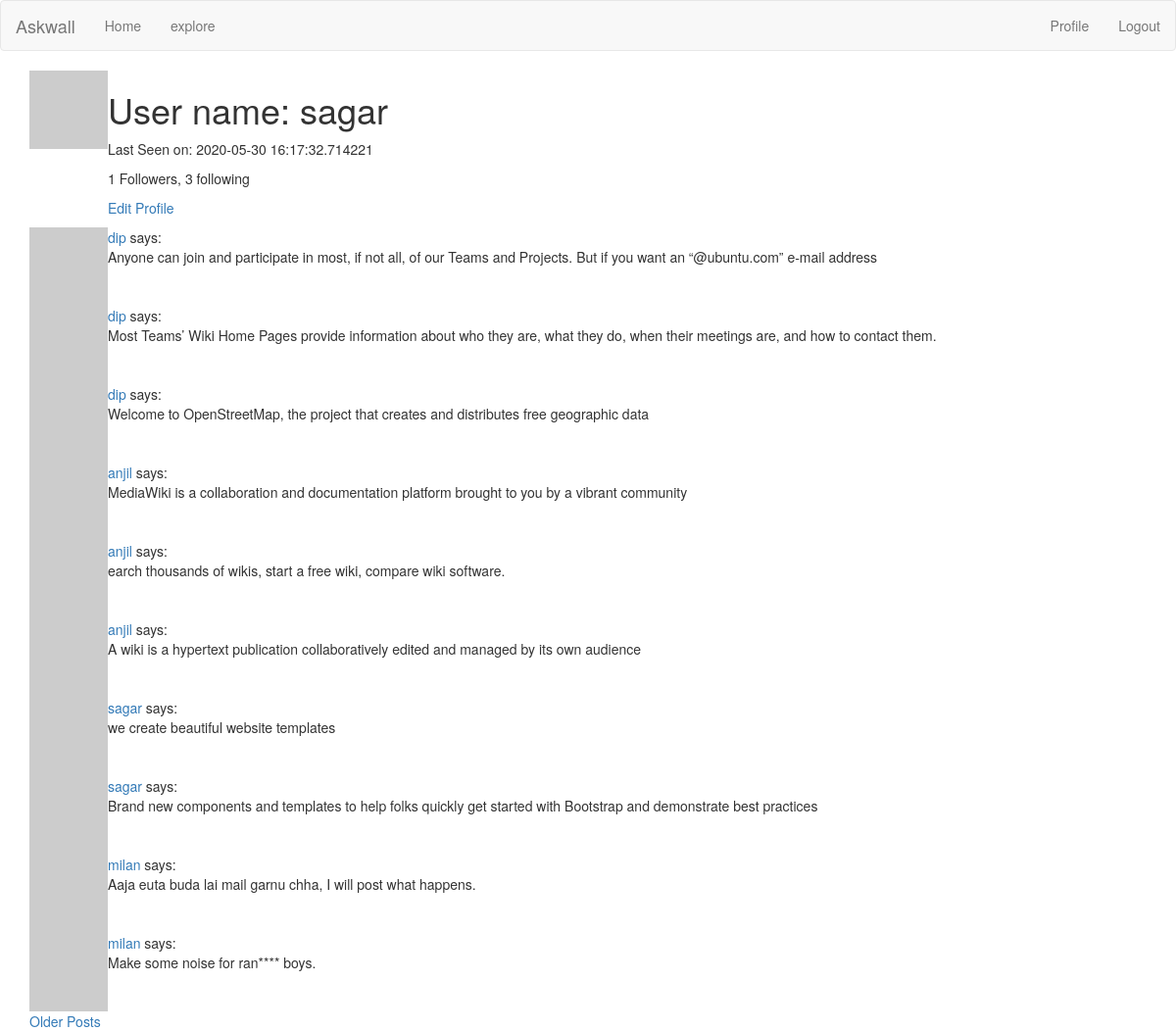
Screenshot of /user/sagar (signed in) with the database file from the repository.
### app/models.py (models this page shows, shortened)
class User(UserMixin, db.Model):
	id = db.Column(db.Integer, primary_key= True)
	username = db.Column(db.String(64), index = True)
	email = db.Column(db.String(120), index = True)
	password_hash = db.Column(db.String(128))
	posts = db.relationship('Post', backref='author', lazy='dynamic')
	about_me = db.Column(db.String(150))
	last_seen = db.Column(db.DateTime, default=datetime.utcnow)
	followed = db.relationship(
		'User', secondary=followers,
		primaryjoin = (followers.c.follower_id == id),
		secondaryjoin = (followers.c.followed_id == id),
		backref = db.backref('followers', lazy='dynamic'), lazy ='dynamic')
	def avatar(self, size):
		digest = md5(self.email.lower().encode('utf-8')).hexdigest()
		return 'http://www.gravatar.com/avatar/{}?d=identicon&s={}'.format(digest, size)

class Post(db.Model):
	id = db.Column(db.Integer, primary_key = True)
	body = db.Column(db.String(140))
	timestamp = db.Column(db.DateTime, index= True, default=datetime.utcnow)
	user_id = db.Column(db.Integer, db.ForeignKey('user.id'))

### app/routes.py (the view)
@app.route('/user/<username>')
@login_required
def user(username):
	user = User.query.filter_by(username=username).first_or_404()
	page = request.args.get('page', 1, type=int)
	posts = Post.query.order_by(Post.timestamp.desc()).paginate(
		page, app.config['POSTS_PER_PAGE'], False)
	next_url = url_for('user', username=user.username, page=posts.next_num) if posts.has_next else None
	prev_url = url_for('user', username=user.username, page = posts.prev_num) if posts.has_prev else None
	form = EmptyForm()
	return render_template('user.html', user=user, posts=posts.items, prev_url=prev_url, next_url=next_url)

### app/models.py (called while the page is built)
@login.user_loader
def load_user(id):
	return User.query.get(int(id))

### app/routes.py (called while the page is built)
@app.before_request
def before_request():
	if current_user.is_authenticated:
		current_user.last_seen = datetime.utcnow()
		db.session.commit()

### app/templates/user.html (shortened to what this page needs)
{% extends "base.html" %}
{% block app_content %}
<div>
	<table>
		<tr valign="top">
			<td><img src="{{ user.avatar(128) }}"></td>
			<td>
				<h1> User name: {{ user.username }}</h1>
				{% if user.last_seen %}
					<p>Last Seen on: {{ user.last_seen }}</p>
				{% endif %}
				<p> {{user.followers.count() }} Followers, {{ user.followed.count() }} following</p>
				{% if user == current_user %}
					<p><a href="{{ url_for('edit_profile') }}">Edit Profile</a></p>
				{% elif current_user.is_following(user) %}
				<p><a href="{{ url_for('unfollow', username= user.username) }}">UnFollow</a></p>
				{% elif not current_user.is_following(user) %}
				<p><a href="{{ url_for('follow', username= user.username) }}">Follow</a></p>
				{% endif %}
			</td>
		</tr>
	</table>
	{% for post in posts %}
		{% include "_post.html" %}
	{% endfor %}
	{% if next_url %}
		<a href="{{ next_url }}">Older Posts</a>
	{% endif %}
</div>
{% endblock %}

### app/templates/_post.html (shortened to what this page needs)
<table>
    <tr valign="top">
        <td><img src="{{ post.author.avatar(36) }}"></td>
        <td><a href="{{ url_for('user', username=post.author.username) }}">{{ post.author.username }}</a> says:<br>{{ post.body }}</td>
    </tr>
</table>

### rows the page displays
User: username "sagar", last_seen "2020-05-30 16:17:32.714221"
Post: author.username "dip", body "Anyone can join and participate in most, if not all, of our Teams and Projects. But if you want an “@ubuntu.com” e-mail address"
Post: author.username "dip", body "Most Teams’ Wiki Home Pages provide information about who they are, what they do, when their meetings are, and how to contact them."
Post: author.username "dip", body "Welcome to OpenStreetMap, the project that creates and distributes free geographic data"
Post: author.username "anjil", body "MediaWiki is a collaboration and documentation platform brought to you by a vibrant community"
Post: author.username "anjil", body "earch thousands of wikis, start a free wiki, compare wiki software."
Post: author.username "anjil", body "A wiki is a hypertext publication collaboratively edited and managed by its own audience"
Post: author.username "sagar", body "we create beautiful website templates"
Post: author.username "sagar", body "Brand new components and templates to help folks quickly get started with Bootstrap and demonstrate best practices"
Post: author.username "milan", body "Aaja euta buda lai mail garnu chha, I will post what happens."
Post: author.username "milan", body "Make some noise for ran**** boys."

### other values shown
{{ user.followers.count() }} "1"
{{ user.followed.count() }} "3"
